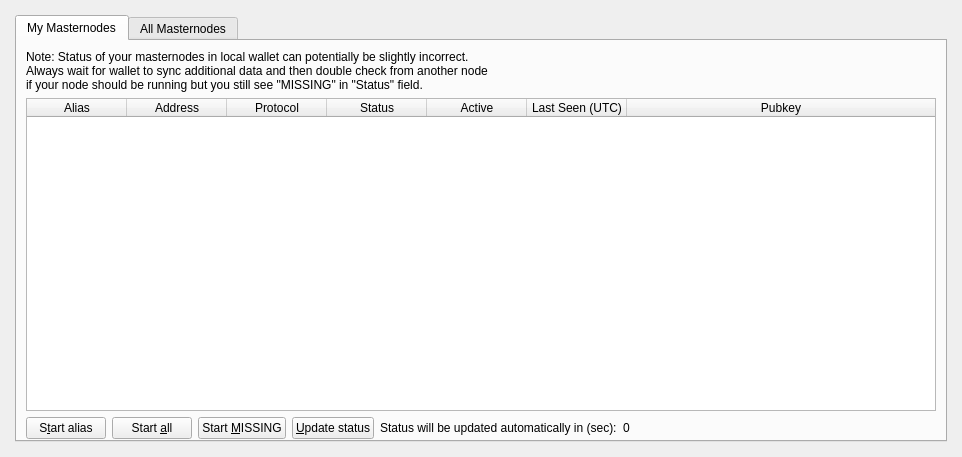
<?xml version="1.0" encoding="UTF-8"?>
<ui version="4.0">
  <class>MasternodeList</class>
  <widget class="QWidget" name="MasternodeList">
    <property name="geometry">
      <rect>
        <x>0</x>
        <y>0</y>
        <width>962</width>
        <height>457</height>
      </rect>
    </property>
    <property name="windowTitle">
      <string>Form</string>
    </property>
    <layout class="QVBoxLayout" name="topLayout" stretch="0">
      <property name="leftMargin">
        <number>9</number>
      </property>
      <property name="topMargin">
        <number>9</number>
      </property>
      <property name="rightMargin">
        <number>9</number>
      </property>
      <property name="bottomMargin">
        <number>9</number>
      </property>
      <item>
        <layout class="QVBoxLayout" name="verticalLayout_Master" stretch="0,0">
          <property name="spacing">
            <number>0</number>
          </property>
          <item>
            <widget class="QFrame" name="frame_BG">
              <layout class="QVBoxLayout" name="verticalLayout_3">
                <property name="leftMargin">
                  <number>6</number>
                </property>
                <property name="topMargin">
                  <number>6</number>
                </property>
                <property name="rightMargin">
                  <number>6</number>
                </property>
                <property name="bottomMargin">
                  <number>6</number>
                </property>
                <item>
                  <widget class="QFrame" name="frame_Content">
                    <layout class="QVBoxLayout" name="verticalLayout">
                      <property name="spacing">
                        <number>0</number>
                      </property>
                      <property name="leftMargin">
                        <number>0</number>
                      </property>
                      <property name="topMargin">
                        <number>0</number>
                      </property>
                      <property name="rightMargin">
                        <number>0</number>
                      </property>
                      <property name="bottomMargin">
                        <number>0</number>
                      </property>
                      <item>
                        <layout class="QGridLayout" name="gridLayout_2">
                          <property name="spacing">
                            <number>2</number>
                          </property>
                          <item row="0" column="0">
                            <widget class="QTabWidget" name="tabAllMasternode">
                              <property name="tabPosition">
                                <enum>QTabWidget::North</enum>
                              </property>
                              <property name="currentIndex">
                                <number>0</number>
                              </property>
                              <widget class="QWidget" name="myMasternodeList" native="true">
                                <attribute name="title">
                                  <string>My Masternodes</string>
                                </attribute>
                                <layout class="QVBoxLayout" name="verticalLayout_2">
                                  <property name="bottomMargin">
                                    <number>1</number>
                                  </property>
                                  <item>
                                    <layout class="QHBoxLayout" name="horizontalLayout_note">
                                      <property name="bottomMargin">
                                        <number>0</number>
                                      </property>
                                      <item>
                                        <widget class="QLabel" name="updateNote">
                                          <property name="text">
                                            <string>Note: Status of your masternodes in local wallet can potentially be slightly incorrect.&lt;br /&gt;Always wait for wallet to sync additional data and then double check from another node&lt;br /&gt;if your node should be running but you still see &quot;MISSING&quot; in &quot;Status&quot; field.</string>
                                          </property>
                                        </widget>
                                      </item>
                                    </layout>
                                  </item>
                                  <item>
                                    <widget class="QTableWidget" name="tableWidgetMyMasternodes">
                                      <property name="minimumSize">
                                        <size>
                                          <width>695</width>
                                          <height>0</height>
                                        </size>
                                      </property>
                                      <property name="palette">
                                        <palette>
                                          <active>
                                            <colorrole role="Text">
                                              <brush brushstyle="SolidPattern">
                                                <color alpha="255">
                                                  <red>51</red>
                                                  <green>51</green>
                                                  <blue>51</blue>
                                                </color>
                                              </brush>
                                            </colorrole>
                                          </active>
                                          <inactive>
                                            <colorrole role="Text">
                                              <brush brushstyle="SolidPattern">
                                                <color alpha="255">
                                                  <red>51</red>
                                                  <green>51</green>
                                                  <blue>51</blue>
                                                </color>
                                              </brush>
                                            </colorrole>
                                          </inactive>
                                          <disabled>
                                            <colorrole role="Text">
                                              <brush brushstyle="SolidPattern">
                                                <color alpha="255">
                                                  <red>85</red>
                                                  <green>85</green>
                                                  <blue>85</blue>
                                                </color>
                                              </brush>
                                            </colorrole>
                                          </disabled>
                                        </palette>
                                      </property>
                                      <property name="editTriggers">
                                        <set>QAbstractItemView::NoEditTriggers</set>
                                      </property>
                                      <property name="alternatingRowColors">
                                        <bool>true</bool>
                                      </property>
                                      <property name="selectionMode">
                                        <enum>QAbstractItemView::SingleSelection</enum>
                                      </property>
                                      <property name="selectionBehavior">
                                        <enum>QAbstractItemView::SelectRows</enum>
                                      </property>
                                      <property name="sortingEnabled">
                                        <bool>true</bool>
                                      </property>
                                      <attribute name="horizontalHeaderStretchLastSection">
                                        <bool>true</bool>
                                      </attribute>
                                      <column>
                                        <property name="text">
                                          <string>Alias</string>
                                        </property>
                                      </column>
                                      <column>
                                        <property name="text">
                                          <string>Address</string>
                                        </property>
                                      </column>
                                      <column>
                                        <property name="text">
                                          <string>Protocol</string>
                                        </property>
                                      </column>
                                      <column>
                                        <property name="text">
                                          <string>Status</string>
                                        </property>
                                      </column>
                                      <column>
                                        <property name="text">
                                          <string>Active</string>
                                        </property>
                                      </column>
                                      <column>
                                        <property name="text">
                                          <string>Last Seen (UTC)</string>
                                        </property>
                                      </column>
                                      <column>
                                        <property name="text">
                                          <string>Pubkey</string>
                                        </property>
                                      </column>
                                    </widget>
                                  </item>
                                  <item>
                                    <layout class="QHBoxLayout" name="horizontalLayout_5">
                                      <property name="bottomMargin">
                                        <number>0</number>
                                      </property>
                                      <item>
                                        <widget class="QPushButton" name="startButton">
                                          <property name="text">
                                            <string>S&amp;tart alias</string>
                                          </property>
                                        </widget>
                                      </item>
                                      <item>
                                        <widget class="QPushButton" name="startAllButton">
                                          <property name="text">
                                            <string>Start &amp;all</string>
                                          </property>
                                        </widget>
                                      </item>
                                      <item>
                                        <widget class="QPushButton" name="startMissingButton">
                                          <property name="text">
                                            <string>Start &amp;MISSING</string>
                                          </property>
                                        </widget>
                                      </item>
                                      <item>
                                        <widget class="QPushButton" name="UpdateButton">
                                          <property name="text">
                                            <string>&amp;Update status</string>
                                          </property>
                                        </widget>
                                      </item>
                                      <item>
                                        <widget class="QLabel" name="autoupdate_label">
                                          <property name="text">
                                            <string>Status will be updated automatically in (sec):</string>
                                          </property>
                                        </widget>
                                      </item>
                                      <item>
                                        <widget class="QLabel" name="secondsLabel">
                                          <property name="text">
                                            <string>0</string>
                                          </property>
                                        </widget>
                                      </item>
                                      <item>
                                        <spacer name="horizontalSpacer_5">
                                          <property name="orientation">
                                            <enum>Qt::Horizontal</enum>
                                          </property>
                                          <property name="sizeHint" stdset="0">
                                            <size>
                                              <width>40</width>
                                              <height>20</height>
                                            </size>
                                          </property>
                                        </spacer>
                                      </item>
                                    </layout>
                                  </item>
                                </layout>
                              </widget>
                              <widget class="QWidget" name="allMasternodeList">
                                <attribute name="title">
                                  <string>All Masternodes</string>
                                </attribute>
                                <layout class="QVBoxLayout" name="verticalLayout_5">
                                  <item>
                                    <layout class="QHBoxLayout" name="horizontalLayout_4">
                                      <property name="bottomMargin">
                                        <number>0</number>
                                      </property>
                                      <item>
                                        <widget class="QLabel" name="filterListLb">
                                          <property name="text">
                                            <string>Filter List:</string>
                                          </property>
                                        </widget>
                                      </item>
                                      <item>
                                        <widget class="QLineEdit" name="filterTextBox">
                                          <property name="toolTip">
                                            <string>Filter masternode list</string>
                                          </property>
                                        </widget>
                                      </item>
                                      <item>
                                        <spacer name="horizontalSpacer_4">
                                          <property name="orientation">
                                            <enum>Qt::Horizontal</enum>
                                          </property>
                                          <property name="sizeHint" stdset="0">
                                            <size>
                                              <width>10</width>
                                              <height>20</height>
                                            </size>
                                          </property>
                                        </spacer>
                                      </item>
                                      <item>
                                        <widget class="QLabel" name="nodeCountLb">
                                          <property name="text">
                                            <string>Node Count:</string>
                                          </property>
                                        </widget>
                                      </item>
                                      <item>
                                        <widget class="QLabel" name="nodeCount">
                                          <property name="text">
                                            <string>0</string>
                                          </property>
                                        </widget>
                                      </item>
                                    </layout>
                                  </item>
                                  <item>
                                    <widget class="QTableWidget" name="tableWidgetAllMasternodes">
                                      <property name="minimumSize">
                                        <size>
                                          <width>695</width>
                                          <height>0</height>
                                        </size>
                                      </property>
                                      <property name="palette">
                                        <palette>
                                          <active>
                                            <colorrole role="Text">
                                              <brush brushstyle="SolidPattern">
                                                <color alpha="255">
                                                  <red>51</red>
                                                  <green>51</green>
                                                  <blue>51</blue>
                                                </color>
                                              </brush>
                                            </colorrole>
                                          </active>
                                          <inactive>
                                            <colorrole role="Text">
                                              <brush brushstyle="SolidPattern">
                                                <color alpha="255">
                                                  <red>51</red>
                                                  <green>51</green>
                                                  <blue>51</blue>
                                                </color>
                                              </brush>
                                            </colorrole>
                                          </inactive>
                                          <disabled>
                                            <colorrole role="Text">
                                              <brush brushstyle="SolidPattern">
                                                <color alpha="255">
                                                  <red>85</red>
                                                  <green>85</green>
                                                  <blue>85</blue>
                                                </color>
                                              </brush>
                                            </colorrole>
                                          </disabled>
                                        </palette>
                                      </property>
                                      <property name="editTriggers">
                                        <set>QAbstractItemView::NoEditTriggers</set>
                                      </property>
                                      <property name="alternatingRowColors">
                                        <bool>true</bool>
                                      </property>
                                      <property name="selectionMode">
                                        <enum>QAbstractItemView::SingleSelection</enum>
                                      </property>
                                      <property name="selectionBehavior">
                                        <enum>QAbstractItemView::SelectRows</enum>
                                      </property>
                                      <property name="sortingEnabled">
                                        <bool>true</bool>
                                      </property>
                                      <attribute name="horizontalHeaderStretchLastSection">
                                        <bool>true</bool>
                                      </attribute>
                                      <column>
                                        <property name="text">
                                          <string>Address</string>
                                        </property>
                                      </column>
                                      <column>
                                        <property name="text">
                                          <string>Protocol</string>
                                        </property>
                                      </column>
                                      <column>
                                        <property name="text">
                                          <string>Status</string>
                                        </property>
                                      </column>
                                      <column>
                                        <property name="text">
                                          <string>Active</string>
                                        </property>
                                      </column>
                                      <column>
                                        <property name="text">
                                          <string>Last Seen (UTC)</string>
                                        </property>
                                      </column>
                                      <column>
                                        <property name="text">
                                          <string>Pubkey</string>
                                        </property>
                                      </column>
                                    </widget>
                                  </item>
                                </layout>
                                <zorder>label_count</zorder>
                                <zorder>countLabel</zorder>
                                <zorder>horizontalSpacer_3</zorder>
                                <zorder>filterLineEdit</zorder>
                                <zorder>label_filter</zorder>
                                <zorder>tableWidgetAllMasternodes</zorder>
                                <zorder>layoutWidget</zorder>
                              </widget>
                            </widget>
                          </item>
                        </layout>
                      </item>
                    </layout>
                  </widget>
                </item>
              </layout>
            </widget>
          </item>
        </layout>
      </item>
    </layout>
  </widget>
  <resources/>
  <connections/>
</ui>
